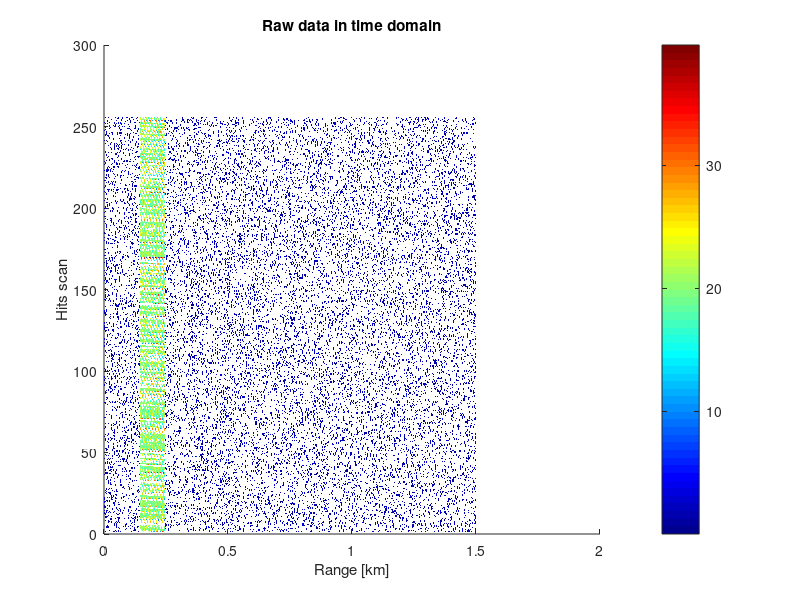
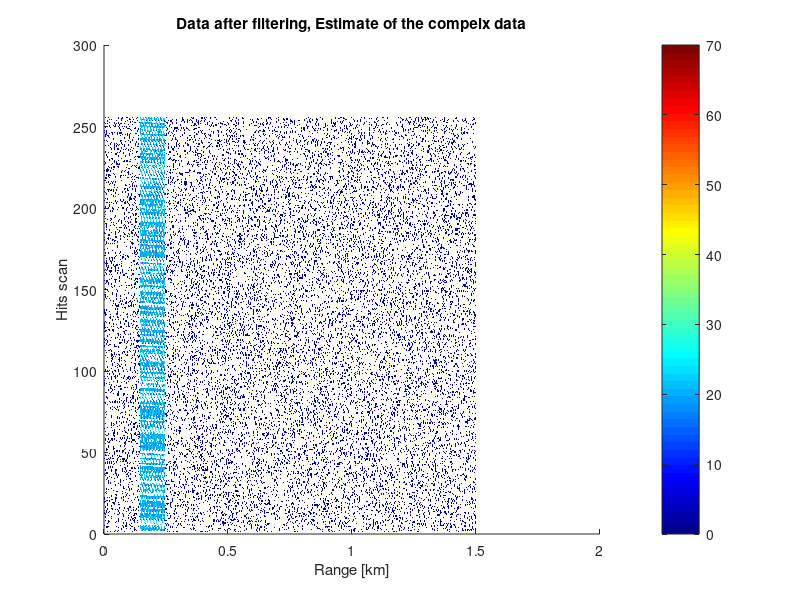
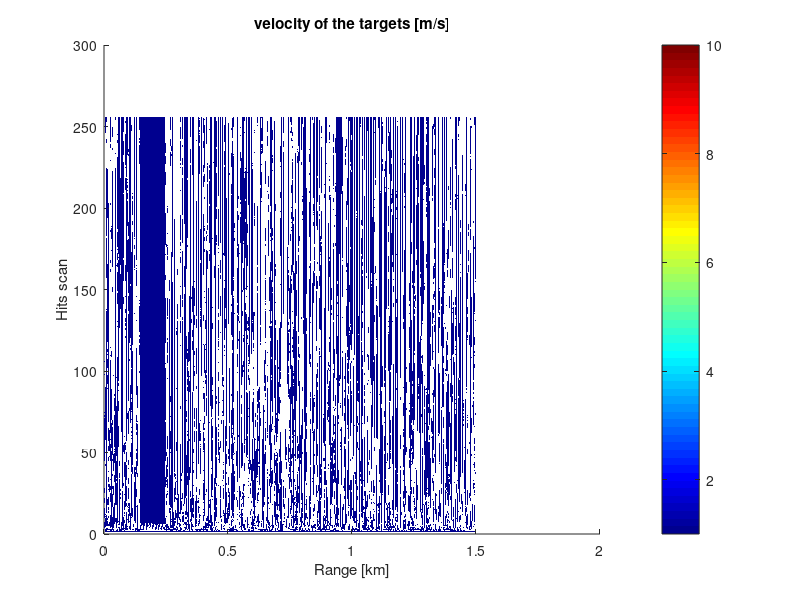
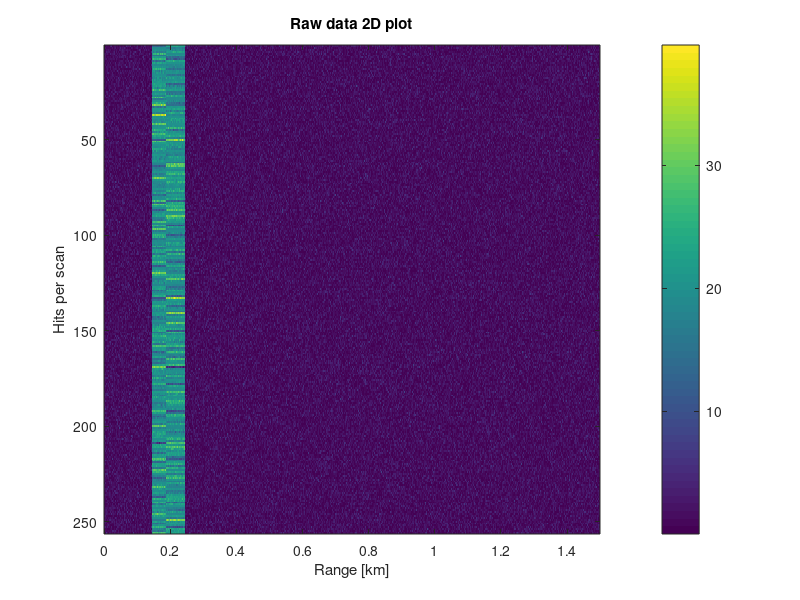

The MATLAB script that drew these images, in order:
% Script goal:
% Simulate a signal that contains phase information

% Script options:
% Set the width distribution of the target
% Add some constant velocity to target and check Doppler velocity 
clc
clear
close all

% Radar parameters:
lambda = 0.03; %m
PRT = 1e-3;
hits_scan = 2^8;

delta_v = lambda/(2*hits_scan*PRT);% velocity resolution
v_amb = lambda/(4*PRT);% Doppler ambiguity limits in velocity
vel = linspace(-v_amb,v_amb,hits_scan);% velocity axis

dR = 1;% m % range resolution [m]
Rmax = 1.5e3; %max unabiguous range [m]
Nr = Rmax/dR; % number of range bins
range = (0:Nr-1)*dR; % range bins

% target_pos_0 = [1e3 5e3];% target position in [m]
N = 1; % 

target_pos = abs(randn(1, N)) .* 1e2
target_vel = abs(randn(1, N)) .* 2
        

% For distributed target
tau = .1e3;% 1km target width (to define target distribution) 

% For point target
% tau = .1e3;

% vt = 3;% target velocity [m/s] 
data = [];

pn = 4;
mn = 2;


for i = 1:hits_scan
signal = zeros(1,numel(range));
%1. Update target position
    for k = 1:N
        target_pos_ = target_pos(k) + target_vel(k) * PRT * (i - 1); % + (PRT * i) ** (1) * 1
        target_range = target_pos_ + [0:dR:tau-1];
        ph = 2*pi*2*target_range/lambda;
        target_range_index = round(target_range/dR);
        signal(target_range_index) = 20 .* exp(1j * ph) + randn(1) * 6;
    end
% target_pos = target_pos_0+vt*PRT*(i-1)+1./2 * vt * (PRT * (i - 1)).^2;
% 
% %2. Compute phase w.r.t. to each updated range bin value saved in target_range
% target_range = [0:dR:tau-1]+target_pos;
% ph = 2*pi*2*target_range/lambda; % phase as function of range 2pi*2range/lambda
% 
% %3. Compute indexes that correspond with new range bins of the target
% target_range_index = round(target_range/dR);
% 
% %4. Create the signal with phase information at corresponding range bin value
% 
% signal(target_range_index) = 40 .* exp(1i*ph) + pn .* randn(1);
% %5. Save signals in a matrix
data(i,:) = signal + mn .* randn(1, Nr);
end


a = zeros(hits_scan, Nr);
Theta_model = ones(hits_scan, Nr);
data_model = zeros(hits_scan, Nr);
data_model_var = ones(hits_scan, Nr);
gamma = zeros(hits_scan, Nr);

gamma(1, :) = abs(data(1, :)).^(-2);
P = ones(hits_scan, Nr);
Q = zeros(hits_scan, Nr);

% 
% data_model(1, :) = data(1, :);

tic;

for  k = 2:hits_scan
    %disp(k)
    
    gamma(k, :) = gamma(k - 1, :) ./ (1 + gamma(k - 1, :) .* abs(data_model(k - 1, :)).^2);
    a(k, :) = a(k - 1, :) + gamma(k, :) .* conj(data_model(k -1, :)) .* (data(k, :) - a(k - 1, :) .* data_model(k - 1, :));
    
    
    
    Q(k - 1, :) = sum(abs(data(1:k-1, :)), 1).^2 ./ (mn .* sum(1:k - 1) - 1);
  
    P(k, :) = (Q(k - 1, :) .* (1 - abs(a(k, :)).^2) + P(k - 1, :) .* abs(a(k, :)).^2) ./ ...
        (1 + Q(k - 1, :) .* (1 - abs(a(k, :)).^2) + P(k - 1, :) .* abs(a(k)).^2);
    data_model(k, :) = a(k, :) .* data_model(k - 1, :) + P(k, :) .* (data(k, :) - a(k, :) .* data_model(k - 1, :));
    
    
end
omega = unwrap(angle(a));

F = pn.^2./(1 - a .* exp(-1j .* omega));
v = omega .* lambda / 2;
time_adap = toc;


v_max = 10;
v_abs = abs(v);
v_abs(v_abs>v_max) = v_max;

data_model_abs = abs(data_model);
data_model_max = 70;
data_model_abs(data_model_abs>data_model_max) = data_model_max;

figure; surface(range*1e-3, 1:hits_scan, abs(data)); shading flat; colorbar, colormap('jet'); 

xlabel('Range [km]')
ylabel('Hits scan')
title('Raw data in time domain')

figure; surface(range*1e-3, 1:hits_scan, data_model_abs); shading flat; colorbar, colormap('jet');caxis([0 70]);

xlabel('Range [km]')
ylabel('Hits scan')
title('Data after filtering, Estimate of the compelx data')

figure; surface(range*1e-3, 1:hits_scan, v_abs); shading flat; colorbar, colormap('jet'); caxis([1 10]);

xlabel('Range [km]')
ylabel('Hits scan')
title('velocity of the targets [m/s]')


figure;
imagesc(range*1e-3,[],abs(data)); colorbar;
xlabel('Range [km]')
ylabel('Hits per scan')
title('Raw data 2D plot')

%6. Make Doppler
tic;
data_Doppler = fftshift(fft(data,[],1), 1);
time_fft = toc;
figure;
imagesc(vel,range*1e-3,abs(data_Doppler).'); shading flat; colorbar; colormap('jet');
% surface(vel,range*1e-3,abs(data_Doppler).'); shading flat; colorbar; colormap('jet');
xlabel('Velocity [m/s]')
ylabel('Range [km]')
title('Range Doppler Map')
